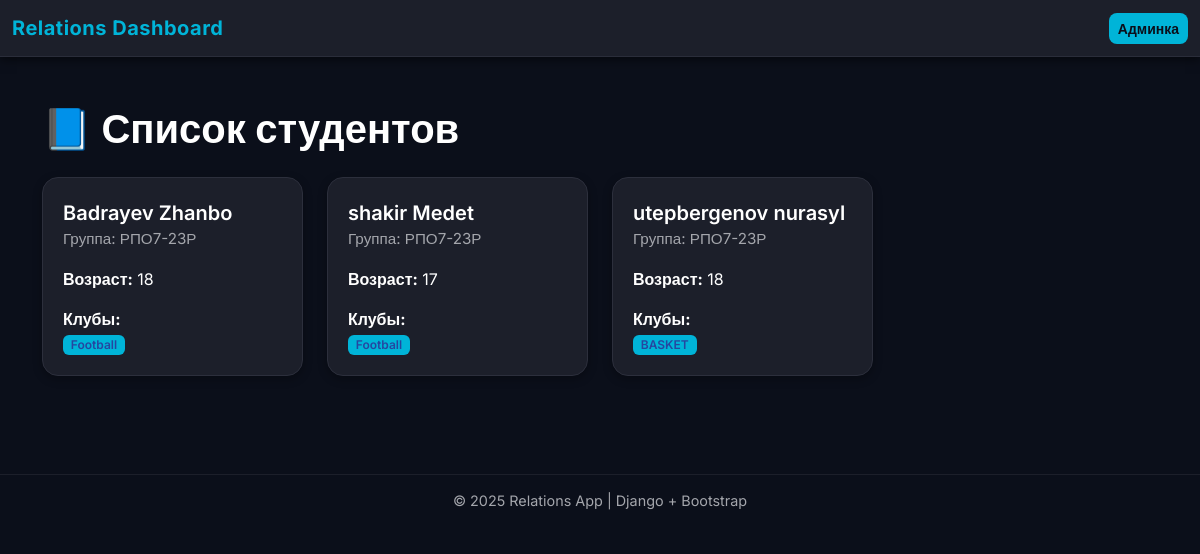
The page / on the database its author committed.
### relations_app/models.py (models this page shows, shortened)
class Student(models.Model):
    first_name = models.CharField(max_length=100)
    last_name = models.CharField(max_length=100)
    age = models.IntegerField(default=18)
    group = models.ForeignKey(Group, on_delete=models.CASCADE, related_name='students')
    clubs = models.ManyToManyField(Club, blank=True, related_name='students')

class Group(models.Model):
    name = models.CharField(max_length=100)
    curator = models.CharField(max_length=100)

class Club(models.Model):
    name = models.CharField(max_length=100)

### relations_app/views.py (the view)
# urls.py: path('', students_list, name='students_list'),
def students_list(request):
    students = Student.objects.select_related('group').prefetch_related('clubs').all().order_by('last_name', 'first_name')
    return render(request, 'students.html', {'students': students})

### relations_app/templates/students.html (shortened to what this page needs)
{% load static %}
<!DOCTYPE html>
<html lang="ru">
<head>
  <link href="https://cdn.jsdelivr.net/npm/bootstrap@5.3.3/dist/css/bootstrap.min.css" rel="stylesheet">
  <link rel="stylesheet" href="{% static 'css/students.css' %}">
</head>
<body>
  <nav class="navbar navbar-expand-lg">
    <div class="container-fluid">
      <span class="navbar-brand">Relations Dashboard</span>
      <a href="/admin/" class="btn btn-custom btn-sm">Админка</a>
    </div>
  </nav>
  <main class="container py-5">
    <h1 class="mb-4 fw-bold">📘 Список студентов</h1>
    <div class="row g-4">
      {% for s in students %}
      <div class="col-md-4 col-lg-3">
        <div class="student-card">
          <div class="student-name">{{ s.last_name }} {{ s.first_name }}</div>
          <div class="student-group">Группа: {{ s.group.name }}</div>
          <div class="mt-3">
            <strong>Возраст:</strong> {{ s.age }}
          </div>
          <div class="mt-3">
            <strong>Клубы:</strong><br>
            {% if s.clubs.all %}
              {% for c in s.clubs.all %}
                <span class="badge badge-club">{{ c.name }}</span>
              {% empty %}
                <span class="text-muted">—</span>
              {% endfor %}
            {% else %}
              <span class="text-muted">—</span>
            {% endif %}
          </div>
        </div>
      </div>
      {% empty %}
      <div class="text-center text-muted py-4">
        Пока нет студентов. Добавьте данные в <a href="/admin/" class="link-info">админке</a>.
      </div>
      {% endfor %}
    </div>
  </main>
  <div class="footer">© 2025 Relations App | Django + Bootstrap</div>
</body>
</html>

### relations_app/static/css/students.css (style rules this page uses)
body { background-color: #0B0F1A; color: #FFFFFF; font-family: 'Inter', sans-serif; min-height: 100vh; }
.navbar { background-color: #1C1F2A !important; border-bottom: 1px solid #2a2d3a; box-shadow: 0 2px 10px rgba(0, 0, 0, 0.6); }
.navbar-brand { font-weight: 700; color: #00B4D8 !important; letter-spacing: 0.5px; }
.btn-custom { background-color: #00B4D8; color: #0B0F1A; border-radius: 8px; font-weight: 600; transition: all 0.3s ease; }
.student-card { background-color: #1C1F2A; border: 1px solid #2c2f3c; border-radius: 16px; padding: 20px; transition: all 0.3s ease; box-shadow: 0 3px 10px rgba(0, 0, 0, 0.3); }
.student-name { font-size: 1.25rem; font-weight: 600; color: #FFFFFF; }
.student-group { color: #A4A6AC; font-size: 0.95rem; }
.badge-club { background-color: #00B4D8 !important; color: #2546a0; font-weight: 600; margin-right: 4px; }
.footer { text-align: center; color: #A4A6AC; border-top: 1px solid #1C1F2A; padding: 15px; margin-top: 50px; font-size: 0.9rem; }

### rows shown on the page
Student: last_name "Badrayev", first_name "Zhanbo", group.name "РПО7-23Р", age "18"
Club: name "Football"
Student: last_name "shakir", first_name "Medet", group.name "РПО7-23Р", age "17"
Student: last_name "utepbergenov", first_name "nurasyl", group.name "РПО7-23Р", age "18"
Club: name "BASKET"
